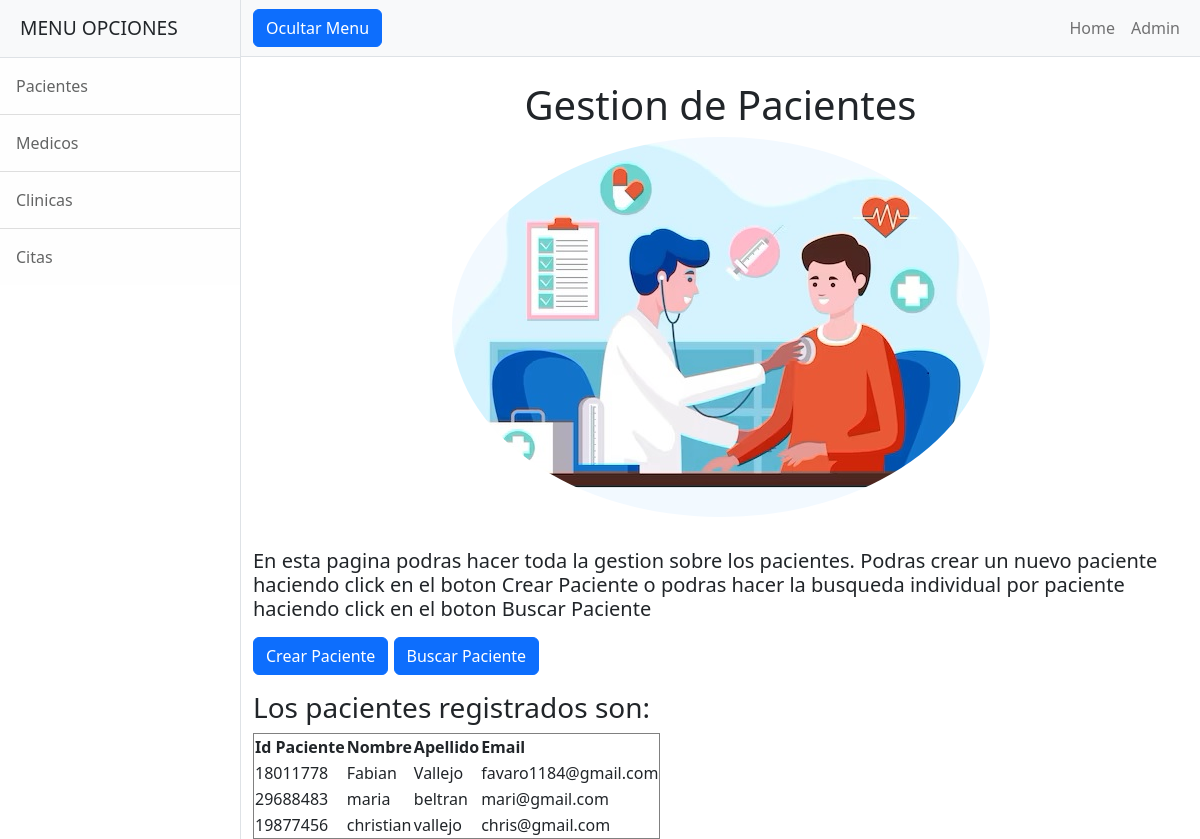
Page /AppCitasMedicas/pacientes/ on the committed database.
### AppCitasMedicas/models.py (models this page shows)
class Paciente(models.Model):
    id_paciente = models.IntegerField()
    nombre = models.CharField(max_length=40)
    apellido = models.CharField(max_length=40)
    email = models.EmailField()

### AppCitasMedicas/views.py (the view)
# urls.py: path('pacientes/', ver_pacientes, name="VerPacientes"),
def ver_pacientes(request):
    pacientes = Paciente.objects.all()
    return render(request, "AppCitasMedicas/ver_pacientes.html", {"res":pacientes})

### AppCitasMedicas/templates/AppCitasMedicas/ver_pacientes.html
{% extends "AppCitasMedicas/plantilla_base.html" %}
{% load static %}
{% block titulo %}
<h1><center> Gestion de Pacientes </center></h1>
<div class="img-container" align="center">
    <img class="img-fluid rounded-circle mb-3" src="{% static 'AppCitasMedicas/assets/img/paciente.jpg' %}" alt="..." />
</div>
<p>
    <h5>En esta pagina podras hacer toda la gestion sobre los pacientes. Podras crear un nuevo paciente haciendo click en el boton Crear Paciente o podras hacer la
    busqueda individual por paciente haciendo click en el boton Buscar Paciente<h5>
</p>
<a class="btn btn-primary" href="{% url 'CrearPacientes' %}">Crear Paciente</a>
<a class="btn btn-primary" href="{% url 'BuscarPacientes' %}">Buscar Paciente</a>
{% endblock %}
{% block formulario %}
    {% if res %}
        <h3>Los pacientes registrados son: </h3>
        <table border="1">
            <tr>
                <th>Id Paciente</th>
                <th>Nombre</th>
                <th>Apellido</th>
                <th>Email</th>
            </tr>
            {% for paciente in res %}
            <tr>
                <td>{{ paciente.id_paciente }} </td>
                <td>{{ paciente.nombre }} </td>
                <td>{{ paciente.apellido }} </td>
                <td>{{ paciente.email }} </td>
            </tr>
            {% endfor%}
        </table>
    {% else %}
        <h3>No se obtuvieron resultados de pacientes</h3>
    {% endif %}
{% endblock %}

### AppCitasMedicas/templates/AppCitasMedicas/plantilla_base.html (shortened to what this page needs)
<!DOCTYPE html>
<html lang="en">
    <head>
        {% load static %}
        <link href="{% static 'AppCitasMedicas/css/styles.css' %}" rel="stylesheet" />
    </head>
    <body>
        <div class="d-flex" id="wrapper">
            <div class="border-end bg-white" id="sidebar-wrapper">
                <div class="sidebar-heading border-bottom bg-light">MENU OPCIONES</div>
                <div class="list-group list-group-flush">
                    <a class="list-group-item list-group-item-action list-group-item-light p-3" href="{% url 'VerPacientes' %}">Pacientes</a>
                    <a class="list-group-item list-group-item-action list-group-item-light p-3" href="{% url 'VerMedicos' %}">Medicos</a>
                    <a class="list-group-item list-group-item-action list-group-item-light p-3" href="{% url 'VerClinicas' %}">Clinicas</a>
                    <a class="list-group-item list-group-item-action list-group-item-light p-3" href="{% url 'VerCitas' %}">Citas</a>
                </div>
            </div>
            <div id="page-content-wrapper">
                <nav class="navbar navbar-expand-lg navbar-light bg-light border-bottom">
                    <div class="container-fluid">
                        <button class="btn btn-primary" id="sidebarToggle">Ocultar Menu</button>
                        <div class="collapse navbar-collapse" id="navbarSupportedContent">
                            <ul class="navbar-nav ms-auto mt-2 mt-lg-0">
                                <li class="nav-item active"><a class="nav-link" href="{% url 'Inicio' %}">Home</a></li>
                                <li class="nav-item"><a class="nav-link" href="http://127.0.0.1:8000/admin/">Admin</a></li>
                            </ul>
                        </div>
                    </div>
                </nav>
                <div class="container-fluid">
                    <h1 class="mt-4">
                        {% block titulo %}
                        {% endblock %}
                    </h1>
                    <p>
                    {% block formulario %}
                    {% endblock %}
                </div>
            </div>
        </div>
    </body>
</html>

### rows in the picture
Paciente: id_paciente "18011778", nombre "Fabian", apellido "Vallejo", email "favaro1184@gmail.com"
Paciente: id_paciente "29688483", nombre "maria", apellido "beltran", email "mari@gmail.com"
Paciente: id_paciente "19877456", nombre "christian", apellido "vallejo", email "chris@gmail.com"
